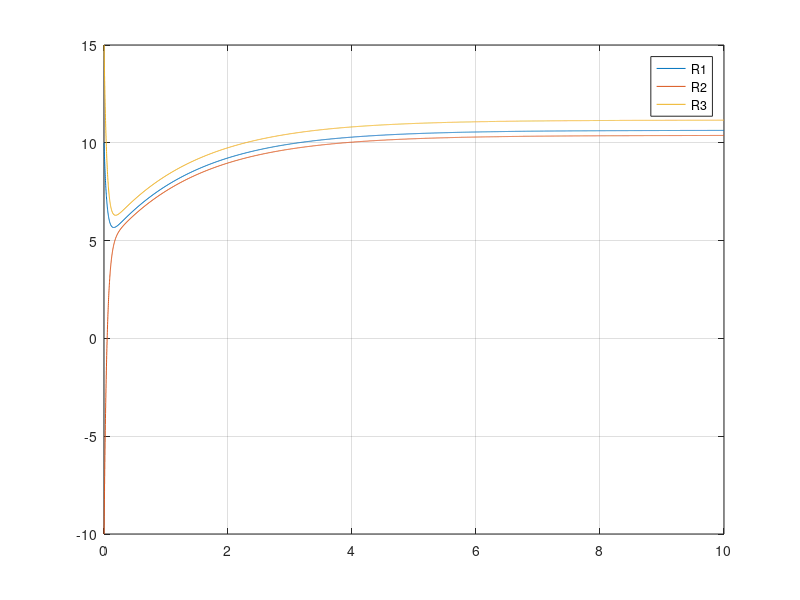

Reproduce this figure in MATLAB.
clc
clear

% Compute intermediate variables
a = 1/20;
b = 1/200;
g = 1/100;
Ts = 0.2;
t_e = 0;
t_h = 50;

N = 7000;
x = zeros(N,3);
x(1,:) = [10 -10 15];

u = [0.1 0 0.3];

for i = 1:length(x)-1
    x(i+1,1) = x(i,1)*(1-2*a*Ts-b*Ts) + x(i,2)*a*Ts + x(i,3)*a*Ts + u(1)*g*Ts*(t_h-x(1));
    x(i+1,2) = x(i,1)*a*Ts + x(i,2)*(1-2*a*Ts-b*Ts) + x(i,3)*a*Ts + u(2)*g*Ts*(t_h-x(2));
    x(i+1,3) = x(i,1)*a*Ts + x(i,2)*a*Ts + x(i,3)*(1-2*a*Ts-b*Ts) + u(3)*g*Ts*(t_h-x(3));
end

t = linspace(0,10,N);

figure(1)
stairs(t, x(:,1))
hold on
stairs(t, x(:,2))
hold on
stairs(t, x(:,3))
grid on
legend('R1', 'R2', 'R3')
hold off